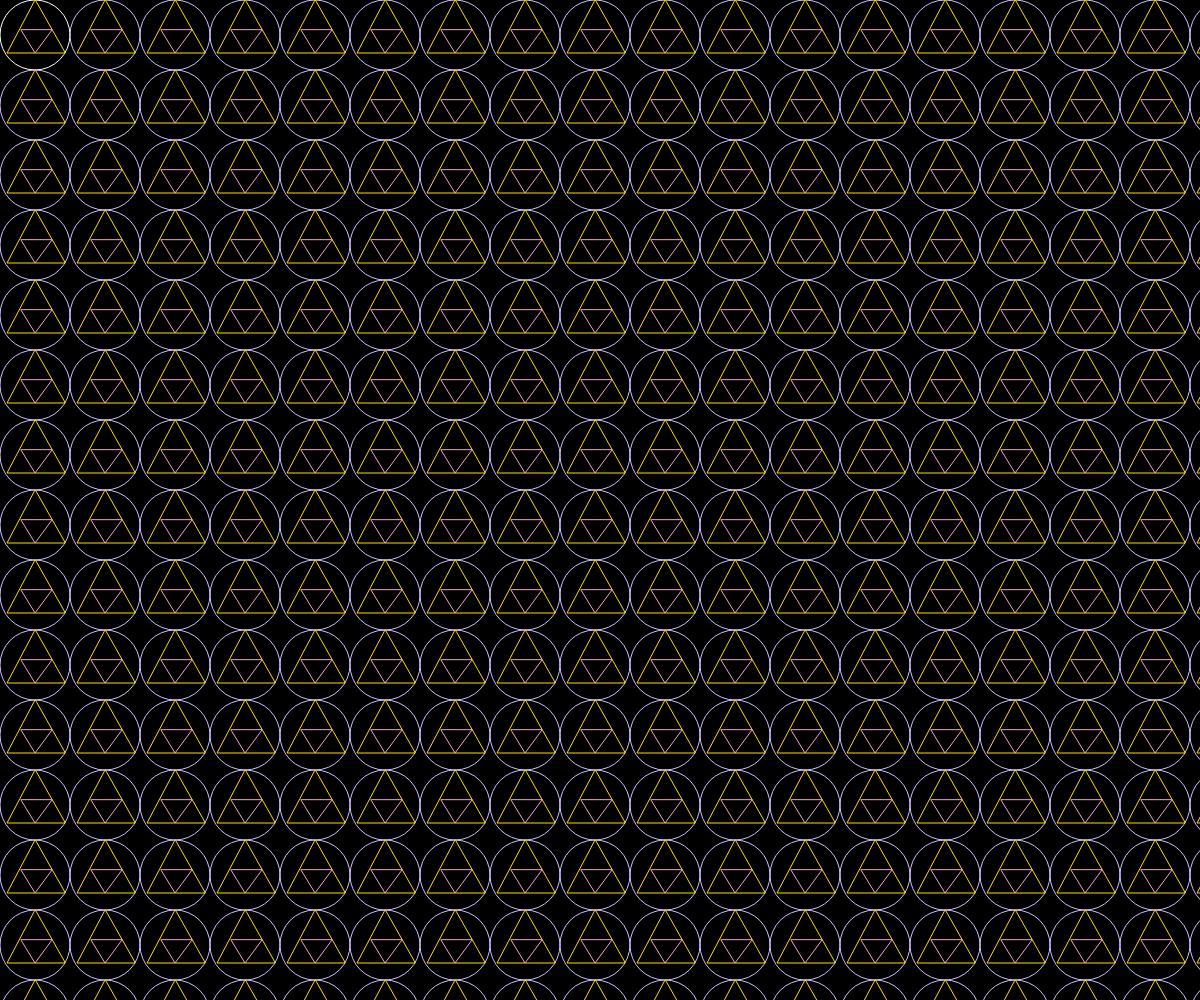
Frame 1 (no input)
Frame 60 (no input): identical to frame 1, image omitted
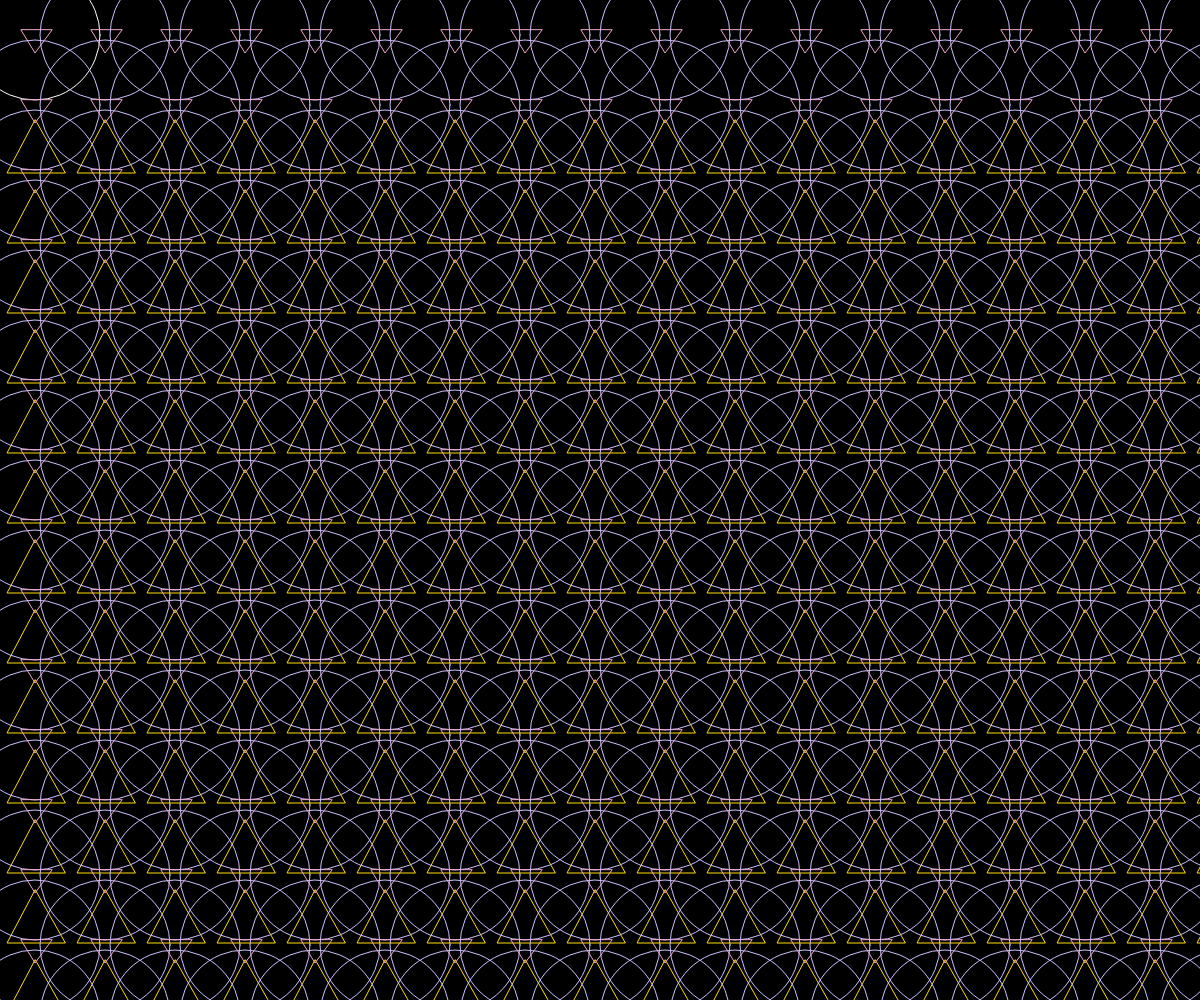
Frame 120 (the mouse pressed at the canvas centre since frame 60)

The p5.js sketch that drew these frames (run headless with seeded random() and noise() and a simulated clock; from frame 60 on, the mouse is pressed at the canvas centre):

// p5.js sketch
// ── sketch.js
function setup() {
  createCanvas(windowWidth,windowHeight);
}
function draw() {
  background(0);  //背景顏色 
  noFill()//不充滿顏色
  stroke(255)  //線條顏色(255為白色)
  //ellipseMode(CENTER)  //以圓框中心點為座標點
  //ellipse(35,35,70)  //圓的座標
  //triangle(35,0,7,53,65,53)
  //triangle(21,30,35,53,52,30)

  for(var j=0;j<(width/50);j++)    //i++ ==>i=i+1
  for(var i=0;i<(width/50);i++) //i++ ==>i=i+1
  {
    ellipse(35+(i*70),35+(j*70),70+mouseX/10)  
    stroke('#ffdd00')
    triangle(35+(i*70),0+(j*70)+mouseX/5,7+(i*70),53+(j*70)+mouseX/5,65+(i*70),53+(j*70)+mouseX/5)
    stroke('#f0a6ca')
    triangle(21+(i*70),30+(j*70),35+(i*70),53+(j*70),52+(i*70),30+(j*70))
    stroke('#cdc1ff')
  }
}
